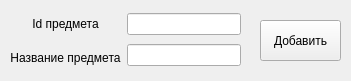
<?xml version="1.0" encoding="UTF-8"?>
<ui version="4.0">
 <class>addSubjectForm</class>
 <widget class="QWidget" name="addSubjectForm">
  <property name="geometry">
   <rect>
    <x>0</x>
    <y>0</y>
    <width>351</width>
    <height>81</height>
   </rect>
  </property>
  <property name="windowTitle">
   <string>Добавление предмета</string>
  </property>
  <widget class="QWidget" name="layoutWidget">
   <property name="geometry">
    <rect>
     <x>10</x>
     <y>10</y>
     <width>231</width>
     <height>61</height>
    </rect>
   </property>
   <layout class="QHBoxLayout" name="horizontalLayout">
    <item>
     <layout class="QVBoxLayout" name="verticalLayout">
      <item>
       <widget class="QLabel" name="label_number_subject">
        <property name="sizePolicy">
         <sizepolicy hsizetype="Minimum" vsizetype="Minimum">
          <horstretch>0</horstretch>
          <verstretch>0</verstretch>
         </sizepolicy>
        </property>
        <property name="text">
         <string>Id предмета</string>
        </property>
        <property name="alignment">
         <set>Qt::AlignCenter</set>
        </property>
       </widget>
      </item>
      <item>
       <widget class="QLabel" name="label_subject">
        <property name="sizePolicy">
         <sizepolicy hsizetype="Minimum" vsizetype="Minimum">
          <horstretch>0</horstretch>
          <verstretch>0</verstretch>
         </sizepolicy>
        </property>
        <property name="text">
         <string>Название предмета</string>
        </property>
        <property name="alignment">
         <set>Qt::AlignCenter</set>
        </property>
       </widget>
      </item>
     </layout>
    </item>
    <item>
     <layout class="QVBoxLayout" name="verticalLayout_2">
      <item>
       <widget class="QLineEdit" name="lineEditIdSubject"/>
      </item>
      <item>
       <widget class="QLineEdit" name="lineEditNameSubject"/>
      </item>
     </layout>
    </item>
   </layout>
  </widget>
  <widget class="QPushButton" name="pushButtonAddSubject">
   <property name="geometry">
    <rect>
     <x>260</x>
     <y>20</y>
     <width>81</width>
     <height>41</height>
    </rect>
   </property>
   <property name="text">
    <string>Добавить</string>
   </property>
  </widget>
 </widget>
 <resources/>
 <connections/>
</ui>
